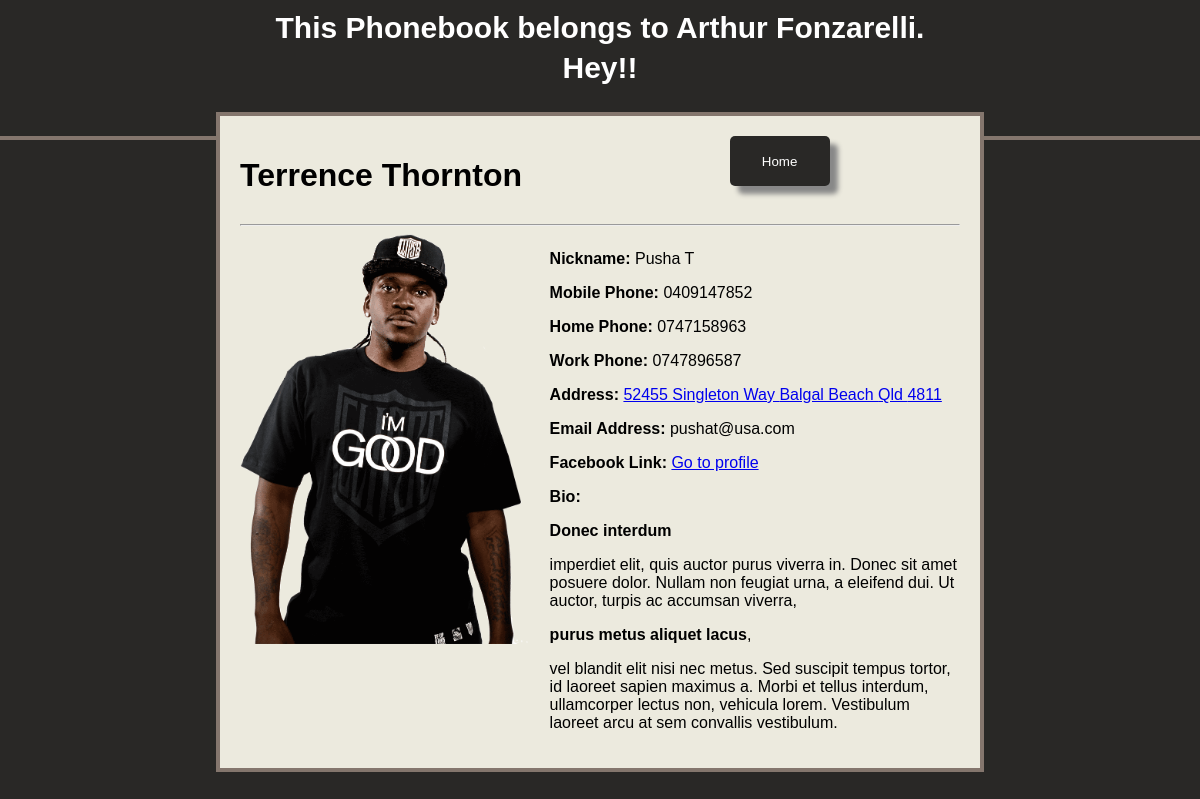
Page /contact.php?id=30 (signed in) on the committed database.
### tables this page shows
CREATE TABLE `contacts` (
  `contact_id` int(11) NOT NULL,
  `contact_fname` varchar(100) NOT NULL,
  `contact_lname` varchar(100) NOT NULL,
  `contact_nickname` varchar(100) NOT NULL,
  `contact_mphone` varchar(50) NOT NULL,
  `contact_hphone` varchar(50) NOT NULL,
  `contact_wphone` varchar(50) NOT NULL,
  `contact_email` varchar(200) NOT NULL,
  `contact_facebook` varchar(200) NOT NULL,
  `contact_address` varchar(100) NOT NULL,
  `contact_city` varchar(50) NOT NULL,
  `contact_state` varchar(50) NOT NULL,
  `contact_zipcode` varchar(50) NOT NULL,
  `contact_profile` varchar(255) NOT NULL,
  `contact_notes` longblob NOT NULL,
  `contact_status` enum('archived','current') NOT NULL DEFAULT 'current'
);

### contact.php (the view, shortened to what this page needs)
<?php
	if (isset($_GET['id'])) {
		require_once"connection.php";
		$contacts = array();
		$id = $_GET['id'];
		$contact = "select * from contacts where contact_id = '$id'";
		$sql_contact = $conn->query($contact);
		while ($row = mysqli_fetch_assoc($sql_contact)) {
			$contacts[] = $row;
		}
		foreach ($contacts as $person);
	}
?>
<!DOCTYPE html>
<html>
<head>
	<?php include"includes/head.inc"; ?>
</head>
<body>
	<div class="wrapper">
		<div class="header">
			<div class="headerContent"><h1>This Phonebook belongs to Arthur Fonzarelli. Hey!!</h1></div>
		</div>
		<div class="content">
				<div class="floatl"><h1><?php echo $person['contact_fname'] . " " . $person['contact_lname'] ?></h1></div>
				<a href="main_list.php"><input class="cancel_contact_button" type="button" value="Home"></a>
				<hr>
				<div class="contact">
					<?php if ($person['contact_profile'] == "") { ?>
						<img src="img/default_profile_pic.jpg" alt="default image"  width="40%" style="float:left;">
					<?php } else { ?>
						<img src="profile_images/<?php echo $person['contact_profile'] ?>" alt="<?php echo $person['contact_fname'] ?>"  width="40%" style="float:left;">
					<?php } ?>
					<div class="contact_info">
						<p><b>Nickname:</b> <?php echo $person['contact_nickname'] ?></p>
						<p><b>Mobile Phone:</b> <?php echo $person['contact_mphone'] ?></p>
						<p><b>Home Phone:</b> <?php echo $person['contact_hphone'] ?></p>
						<p><b>Work Phone:</b> <?php echo $person['contact_wphone'] ?></p>
						<p><b>Address:</b> <a href="http://maps.google.com/?q=<?php echo $person['contact_address'] . " " . $person['contact_city'] . " " . $person['contact_state'] . " " . $person['contact_zipcode']?>" target="_blank"><?php echo $person['contact_address'] . " " . $person['contact_city'] . " " . $person['contact_state'] . " " . $person['contact_zipcode']  ?></a></p>
						<p><b>Email Address:</b> <?php echo $person['contact_email'] ?></p>
						<p><b>Facebook Link:</b> <?php echo "<a href='http://www.facebook.com/" . $person['contact_facebook'] . "' target='_blank'>Go to profile</a>"?></p>
						<p><b>Bio:</b> <?php echo $person['contact_notes'] ?></p>
					</div>
				</div>
			</div>
		</div>
</body>
</html>

### css/styles.css (style rules this page uses)
body { font-family:helvetica, arial, sans-serif; padding:0; margin:0; background-color:#292826; }
.floatl { width: 68%; float:left; }
.header { width:100%; border-bottom:4px solid #84766d; height: 17vh; background-color:#292826;position: relative; }
.header .headerContent { width:60%; margin:0 auto; padding:1vh 0; line-height:40px; }
.header .headerContent h1 { margin:0; text-align: center; font-size: 30px; color:#ffffff; font-weight: bold; }
.content { width: 60%; margin: 0 auto; background-color:#eceade; padding:20px 20px; position: absolute; top: 14vh; left:50px; right: 50px; border:4px solid #84766d; }
.contact { width:100%; }
.contact_info { width:57%; float:right; margin-left:3%; }
.cancel_contact_button { float: left; width: 100px; height: 50px; background-color:#292826; color:#ffffff; border:none; border-radius: 5px; box-shadow: 8px 8px 5px #888888; }

### rows in the picture
contacts: contact_fname "Terrence", contact_lname "Thornton", contact_profile (picture), contact_nickname "Pusha T", contact_mphone "0409147852", contact_hphone "0747158963", contact_wphone "0747896587", contact_address "52455 Singleton Way", contact_city "Balgal Beach", contact_state "Qld", contact_zipcode "4811", contact_email "pushat@usa.com", contact_notes "Donec interdum imperdiet elit, quis auctor purus viverra in. Donec sit amet posuere dolor. Nullam non feugiat urna, a eleifend dui. Ut auctor, turpis ac accumsan viverra, purus metus aliquet lacus , vel blandit elit nisi nec metus. Sed suscipit tempus tortor, id laoreet sapien maximus a. Morbi et tellus interdum, ullamcorper lectus non, vehicula lorem. Vestibulum laoreet arcu at sem convallis vestibulum."
